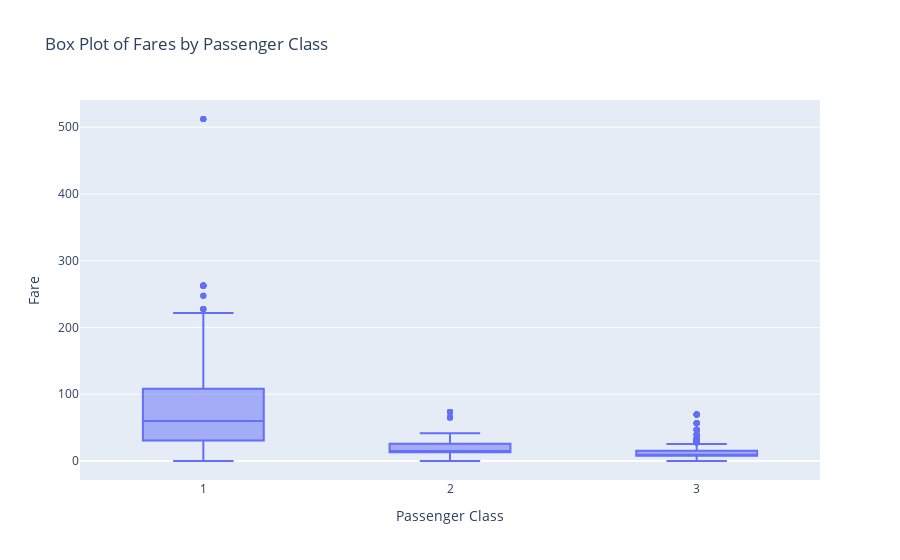

The code cell stored with this chart in its notebook:
### Markdown cell above
## 5. Create a box plot of the fares by passenger class

### Code cell
fig = px.box(
    titanic,
    x="pclass",
    y="fare",
    title="Box Plot of Fares by Passenger Class",
    labels={"pclass": "Passenger Class", "fare": "Fare"}
)
fig.show()

### Figure 1 — Plotly figure (JSON) as saved in the notebook; plotly's stock layout.template omitted (floating-point values rounded to 4 significant figures; data arrays with more than 128 entries replaced by an {"elided": "..."} marker saying what was removed)
{"data": [{"alignmentgroup": "True", "hovertemplate": "Passenger Class=%{x}<br>Fare=%{y}<extra></extra>", "legendgroup": "", "marker": {"color": "#636efa"}, "name": "", "notched": false, "offsetgroup": "", "orientation": "v", "showlegend": false, "type": "box", "x": {"elided": "1309 int values"}, "x0": " ", "xaxis": "x", "y": {"elided": "1309 float values"}, "y0": " ", "yaxis": "y"}], "layout": {"autosize": true, "boxmode": "group", "legend": {"tracegroupgap": 0}, "title": {"text": "Box Plot of Fares by Passenger Class"}, "xaxis": {"anchor": "y", "autorange": true, "domain": [0, 1], "range": [0.5, 3.5], "title": {"text": "Passenger Class"}, "type": "linear"}, "yaxis": {"anchor": "x", "autorange": true, "domain": [0, 1], "range": [-28.46, 540.8], "title": {"text": "Fare"}, "type": "linear"}}}
